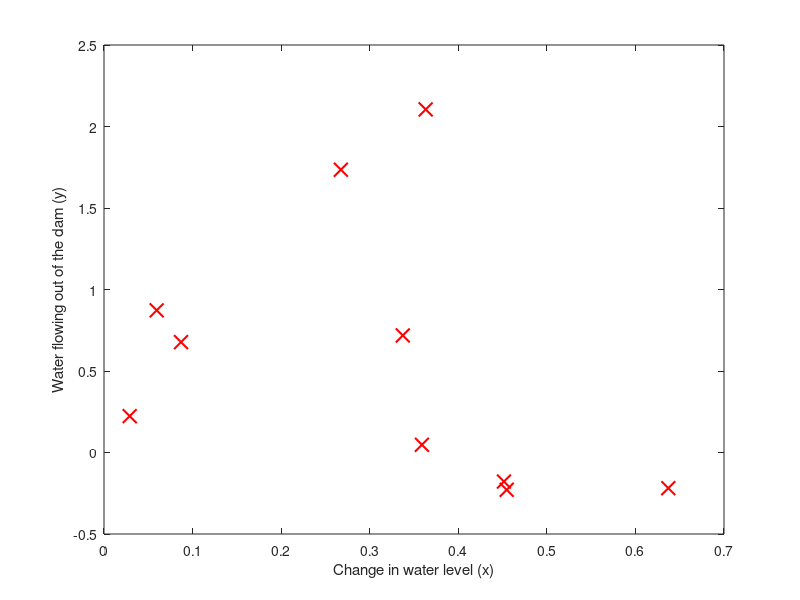

The MATLAB script that drew this image: (Note: this script raises an error after producing the figure.)
%% Machine Learning Online Class
%  Exercise 5 | Regularized Linear Regression and Bias-Variance
%
%  Instructions
%  ------------
% 
%  This file contains code that helps you get started on the
%  exercise. You will need to complete the following functions:
%
%     linearRegCostFunction.m
%     learningCurve.m
%     validationCurve.m
%
%  For this exercise, you will not need to change any code in this file,
%  or any other files other than those mentioned above.
%

%% Initialization
clear ; close all; clc

%% =========== Part 1: Loading and Visualizing Data =============
%  We start the exercise by first loading and visualizing the dataset. 
%  The following code will load the dataset into your environment and plot
%  the data.
%

% Load Training Data
fprintf('Loading and Visualizing Data ...\n')

% Load from ex5data1: 
% You will have X, y, Xval, yval, Xtest, ytest in your environment
% load ('ex5data1.mat');
load('ex1.mat');
% m = Number of examples
m = size(X, 1);

% Plot training data
plot(X, y, 'rx', 'MarkerSize', 10, 'LineWidth', 1.5);
xlabel('Change in water level (x)');
ylabel('Water flowing out of the dam (y)');

fprintf('Program paused. Press enter to continue.\n');
pause;

%% =========== Part 2: Regularized Linear Regression Cost =============
%  You should now implement the cost function for regularized linear 
%  regression. 
%

theta = [1 ; 1];
J = linearRegCostFunction([ones(m, 1) X], y, theta, 1);

fprintf(['Cost at theta = [1 ; 1]: %f '...
         '\n(this value should be about 303.993192)\n'], J);

fprintf('Program paused. Press enter to continue.\n');
pause;

%% =========== Part 3: Regularized Linear Regression Gradient =============
%  You should now implement the gradient for regularized linear 
%  regression.
%

theta = [1 ; 1];
[J, grad] = linearRegCostFunction([ones(m, 1) X], y, theta, 1);

fprintf(['Gradient at theta = [1 ; 1]:  [%f; %f] '...
         '\n(this value should be about [-15.303016; 598.250744])\n'], ...
         grad(1), grad(2));

fprintf('Program paused. Press enter to continue.\n');
pause;


%% =========== Part 4: Train Linear Regression =============
%  Once you have implemented the cost and gradient correctly, the
%  trainLinearReg function will use your cost function to train 
%  regularized linear regression.
% 
%  Write Up Note: The data is non-linear, so this will not give a great 
%                 fit.
%

%  Train linear regression with lambda = 0
lambda = 0;
[theta] = trainLinearReg([ones(m, 1) X], y, lambda);

%  Plot fit over the data
plot(X, y, 'rx', 'MarkerSize', 10, 'LineWidth', 1.5);
xlabel('Change in water level (x)');
ylabel('Water flowing out of the dam (y)');
hold on;
plot(X, [ones(m, 1) X]*theta, '--', 'LineWidth', 2)
hold off;

fprintf('Program paused. Press enter to continue.\n');
pause;


%% =========== Part 5: Learning Curve for Linear Regression =============
%  Next, you should implement the learningCurve function. 
%
%  Write Up Note: Since the model is underfitting the data, we expect to
%                 see a graph with "high bias" -- slide 8 in ML-advice.pdf 
%

lambda = 0;
[error_train, error_val] = ...
    learningCurve([ones(m, 1) X], y, ...
                  [ones(size(Xval, 1), 1) Xval], yval, ...
                  lambda);

plot(1:m, error_train, 1:m, error_val);
title('Learning curve for linear regression')
legend('Train', 'Cross Validation')
xlabel('Number of training examples')
ylabel('Error')
axis([0 13 0 150])

fprintf('# Training Examples\tTrain Error\tCross Validation Error\n');
for i = 1:m
    fprintf('  \t%d\t\t%f\t%f\n', i, error_train(i), error_val(i));
end

fprintf('Program paused. Press enter to continue.\n');
pause;

%% =========== Part 6: Feature Mapping for Polynomial Regression =============
%  One solution to this is to use polynomial regression. You should now
%  complete polyFeatures to map each example into its powers
%

p = 9;

% Map X onto Polynomial Features and Normalize
X_poly = polyFeatures(X, p);
[X_poly, mu, sigma] = featureNormalize(X_poly);  % Normalize
X_poly = [ones(m, 1), X_poly];                   % Add Ones

% Map X_poly_test and normalize (using mu and sigma)
X_poly_test = polyFeatures(Xtest, p);
X_poly_test = bsxfun(@minus, X_poly_test, mu);
X_poly_test = bsxfun(@rdivide, X_poly_test, sigma);
X_poly_test = [ones(size(X_poly_test, 1), 1), X_poly_test];         % Add Ones

% Map X_poly_val and normalize (using mu and sigma)
X_poly_val = polyFeatures(Xval, p);
X_poly_val = bsxfun(@minus, X_poly_val, mu);
X_poly_val = bsxfun(@rdivide, X_poly_val, sigma);
X_poly_val = [ones(size(X_poly_val, 1), 1), X_poly_val];           % Add Ones

fprintf('Normalized Training Example 1:\n');
fprintf('  %f  \n', X_poly(1, :));

fprintf('\nProgram paused. Press enter to continue.\n');
pause;



%% =========== Part 7: Learning Curve for Polynomial Regression =============
%  Now, you will get to experiment with polynomial regression with multiple
%  values of lambda. The code below runs polynomial regression with 
%  lambda = 0. You should try running the code with different values of
%  lambda to see how the fit and learning curve change.
%

lambda = 0;
[theta] = trainLinearReg(X_poly, y, lambda);

% Plot training data and fit
figure(1);
plot(X, y, 'rx', 'MarkerSize', 10, 'LineWidth', 1.5);
plotFit(min(X), max(X), mu, sigma, theta, p);
xlabel('Change in water level (x)');
ylabel('Water flowing out of the dam (y)');
title (sprintf('Polynomial Regression Fit (lambda = %f)', lambda));

figure(2);
[error_train, error_val] = ...
    learningCurve(X_poly, y, X_poly_val, yval, lambda);
plot(1:m, error_train, 1:m, error_val);

title(sprintf('Polynomial Regression Learning Curve (lambda = %f)', lambda));
xlabel('Number of training examples')
ylabel('Error')
axis([0 13 0 100])
legend('Train', 'Cross Validation')

fprintf('Polynomial Regression (lambda = %f)\n\n', lambda);
fprintf('# Training Examples\tTrain Error\tCross Validation Error\n');
for i = 1:m
    fprintf('  \t%d\t\t%f\t%f\n', i, error_train(i), error_val(i));
end

fprintf('Program paused. Press enter to continue.\n');
pause;

%% =========== Part 8: Validation for Selecting Lambda =============
%  You will now implement validationCurve to test various values of 
%  lambda on a validation set. You will then use this to select the
%  "best" lambda value.
%

[lambda_vec, error_train, error_val] = ...
    validationCurve(X_poly, y, X_poly_val, yval);

close all;
plot(lambda_vec, error_train, lambda_vec, error_val);
legend('Train', 'Cross Validation');
xlabel('lambda');
ylabel('Error');

fprintf('lambda\t\tTrain Error\tValidation Error\n');
for i = 1:length(lambda_vec)
	fprintf(' %f\t%f\t%f\n', ...
            lambda_vec(i), error_train(i), error_val(i));
end

fprintf('Program paused. Press enter to continue.\n');
pause;
